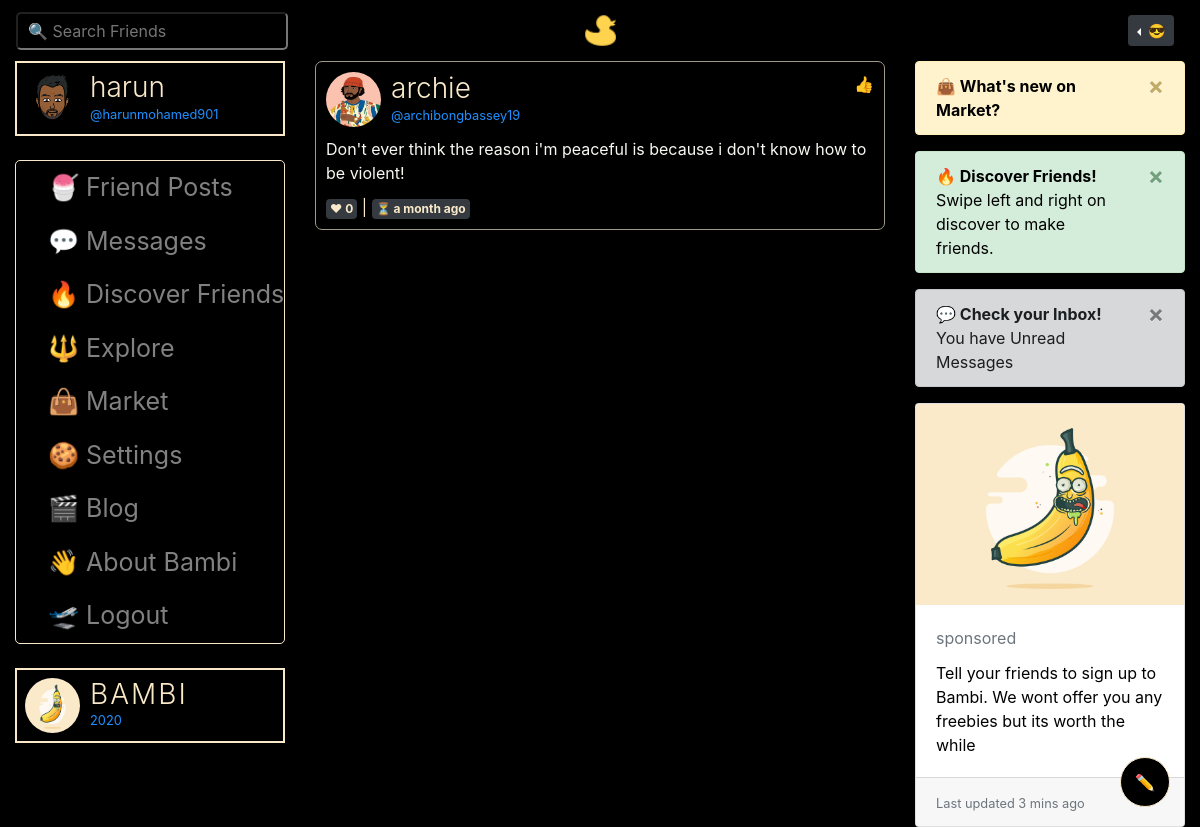
The app's page /post/2 (signed in) with its own data.
### bambiv3/models.py (models this page shows, shortened)
class User(db.Model, UserMixin):
	id = db.Column(db.Integer, primary_key=True)
	username = db.Column(db.String(20), unique=True, nullable=False)
	email = db.Column(db.String(120), unique=True, nullable=False)
	image_file = db.Column(db.String(20), nullable=False, default='default.jpg')
	password = db.Column(db.String(60), nullable=False)
	last_seen = db.Column(db.DateTime, default=datetime.utcnow)
	department = db.Column(db.String(20), nullable=False)
	student_number = db.Column(db.Integer(), unique=True, nullable=False)
	age = db.Column(db.Integer(), nullable=False)
	country = db.Column(db.String(20), nullable=False)
	hobby = db.Column(db.String(20), nullable=False)
	bio = db.Column(db.String(120), nullable=True)
	private = db.Column(db.Boolean, default=False, nullable=False)
	posts = db.relationship('Post', backref='author', lazy=True)
	products = db.relationship('Product', backref='author', lazy=True)
	followed = db.relationship(
		'User', secondary=followers,
		primaryjoin=(followers.c.follower_id == id),
		secondaryjoin=(followers.c.followed_id == id),
		backref=db.backref('followers', lazy='dynamic'), lazy='dynamic')
	messages_sent = db.relationship('Message',
									foreign_keys='Message.sender_id',
									backref='author', lazy='dynamic')
	messages_received = db.relationship('Message',
										foreign_keys='Message.recipient_id',
										backref='recipient', lazy='dynamic')
	last_message_read_time = db.Column(db.DateTime)
	def has_liked_post(self, post):
		return PostLike.query.filter(
			PostLike.user_id == self.id,
			PostLike.post_id == post.id).count() > 0
	def new_messages(self):
		last_read_time = self.last_message_read_time or datetime(1900, 1, 1)
		return Message.query.filter_by(recipient=self).filter(
			Message.timestamp > last_read_time).count()

class Post(db.Model):
	id = db.Column(db.Integer, primary_key=True)
	title = db.Column(db.String(100)) #nullable=False
	date_posted = db.Column(db.DateTime, nullable=False, default=datetime.utcnow)
	content = db.Column(db.Text, nullable=False)
	image = db.Column(db.String(20))
	user_id = db.Column(db.Integer, db.ForeignKey('user.id'), nullable=False)
	likes = db.relationship('PostLike', backref='post', lazy='dynamic')

### bambiv3/routes.py (the view)
@app.route('/post/<int:post_id>', methods=["GET", "POST"])
@login_required
def post(post_id):
	post = Post.query.get_or_404(post_id)
	return render_template('post.html',title=post.title, post=post)

### bambiv3/models.py (called while the page is built)
@login_manager.user_loader
def load_user(user_id):
	return User.query.get(int(user_id))

### bambiv3/routes.py (called while the page is built)
@app.before_request
def before_request():
	if current_user.is_authenticated:
		current_user.last_seen = datetime.utcnow()
		db.session.commit()

### bambiv3/templates/post.html (shortened to what this page needs)
{% extends "layout.html" %}
{% block content %}
<div class="container-fluid">
  <div class="row">
    <div class="col-lg-3 d-none d-lg-block">
      {% if current_user.is_authenticated %}
      <header style="color:#F9E9C8;border:2px solid #F9E9C8;padding:8px;cursor:pointer;">
        <img src="{{ url_for('static', filename='profile_pics/' + current_user.image_file) }}" alt="default profile" class="profile-thumbnail">
        <div class="profile-name">
          <h3>{{current_user.username}}</h3>
          <small>@{{current_user.email.split("@")[0] | lower}}</small>
        </div>
      </header>
      <br>
    <div class="menu" style="border:1px solid #F9E9C8;border-radius: 5px;">
      <a class="dropdown-item" href="{{ url_for('f_posts') }}"> 🍧 Friend Posts</a>
       <a class="dropdown-item" href="{{ url_for('messages') }}"> 💬 Messages {% set new_messages = current_user.new_messages() %}</a>
      <a class="dropdown-item" href="{{ url_for('discover') }}"> 🔥 Discover Friends</a>
      <a class="dropdown-item" href="{{ url_for('explore') }}"> 🔱 Explore</a>
      <a class="dropdown-item" href="{{ url_for('market') }}"> 👜 Market</a>
      <a class="dropdown-item" href="{{ url_for('account') }}"> 🍪 Settings</a>
      <a class="dropdown-item" href="{{ url_for('blog') }}"> 🎬 Blog</a>
      <a class="dropdown-item" href="{{ url_for('about') }}"> 👋 About Bambi</a>
      <a class="dropdown-item" href="{{ url_for('logout') }}"> 🛫 Logout</a>
    </div>
  <br>
  <header style="color:#F9E9C8;border:2px solid #F9E9C8;padding:8px;">
    <img src="{{ url_for('static', filename='profile_pics/' + 'logod.png') }}" alt="logo" class="profile-thumbnail">
    <div class="profile-name">
      <h3 class="logo">BAMBI</h3>
      <small id="year"></small>
    </div>
  </header>
  {% endif %}
</div>
    <div class="col-lg-6">
    <div class="post">
      <header>
          <img src="{{ url_for('static', filename='profile_pics/' + post.author.image_file) }}" alt="profile pic" class="profile-thumbnail">
          <div class="profile-name">
            <h3><a href="{{url_for('user_posts', username=post.author.username)}}" style="color: #F9E9C8;">{{post.author.username}}
            </a></h3>
            <small>@{{post.author.email.split("@")[0] | lower}}</small>
          </div>
          <div class="follow-btn">
            {% if post.author != current_user %}
              {% if current_user.has_liked_post(post) %}
                <a href="{{ url_for('like_action', post_id=post.id, action='unlike') }}" style="text-decoration:none;">❤</a>
              {% else %}
                <a href="{{ url_for('like_action', post_id=post.id, action='like') }}" style="text-decoration:none;">👍</a>
              {% endif %}
            {% endif %}
          </div>
        </header>
        <div id="inner">
          <p>
            {{post.content| urlize(40, target='_blank')}}
          </p>
          <a class="badge badge-dark p-1">❤ {{ post.likes.count() }}</a> | <a class="badge badge-dark p-1">⏳ {{ moment(post.date_posted).fromNow() }}</a>
        </div>
        </div>
        <br>
    </div>
    <div class="col-lg-3 d-none d-lg-block">
      {% if current_user.is_authenticated %}
      <div class="alert alert-warning alert-dismissible fade show" role="alert">
        <a href="{{ url_for('market') }}"  style="color:#000;text-decoration: none">
      <strong>👜 What's new on Market?</strong></a>
        <button type="button" class="close" data-dismiss="alert" aria-label="Close">
          <span aria-hidden="true">&times;</span>
        </button>
      </div>
      <div class="alert alert-success alert-dismissible fade show" role="alert">
        <a href="{{ url_for('discover') }}"  style="color:#000;text-decoration: none">
      <strong>🔥 Discover Friends!</strong> Swipe left and right on discover to make friends.</a>
        <button type="button" class="close" data-dismiss="alert" aria-label="Close">
          <span aria-hidden="true">&times;</span>
        </button>
      </div>
      <div class="alert alert-dark alert-dismissible fade show" role="alert">
      <strong>💬 Check your Inbox! </strong>You have Unread Messages
        <button type="button" class="close" data-dismiss="alert" aria-label="Close">
          <span aria-hidden="true">&times;</span>
        </button>
      </div>
      <div class="card" style="color:#000;">
      <img class="card-img-top" src="{{ url_for('static', filename='profile_pics/' + 'logod.png') }}" alt="logo">
      <div class="card-body">
        <h5 class="card-title"><small class="text-muted">sponsored</small></h5>
        <p class="card-text">Tell your friends to sign up to Bambi. We wont offer you any freebies but its worth the while</p>
      </div>
      <div class="card-footer">
        <small class="text-muted">Last updated 3 mins ago</small>
      </div>
    </div>
    {% endif %}
</div>
{% endblock content %}

### bambiv3/static/main.css (style rules this page uses)
body { background:#000; color: #F9E9C8; }
.logo { color:#F9E9C8; letter-spacing:2px; }
.about span, small { color:#1e90ff; }
.show { display: block; }
h3 { font-weight: 300; }

### bambiv3/templates/post.html (style rules this page uses)
header, footer { display: flex; flex-direction: row; }
header .profile-thumbnail { width: 55px; height: 55px; border-radius: 50%; }
header .profile-name { display: flex; flex-direction:column; margin-left: 10px; }
header .follow-btn { display: flex; margin: 0 0 0 auto; }
header h3, header h4 { display: flex; margin: 0; }
#inner p { margin-bottom: 10px; font-size: 16px; color:#f8f8f2; }
.post { border: 1px solid #a0998a; padding: 10px; border-radius: 7px; }
.menu a { padding: 8px 8px 8px 32px; text-decoration: none; font-size: 25px; color: #818181; display: block; transition: 0.3s; }

### records on screen
User: image_file (picture), username "harun", email "harunmohamed901"
User: image_file (picture), author.username "archie", author.email "archibongbassey19"
Post: content "Don't ever think the reason i'm peaceful is because i don't know how to be violent!", date_posted "a month ago"

### other values on screen
{{ post.likes.count() }} "0"
